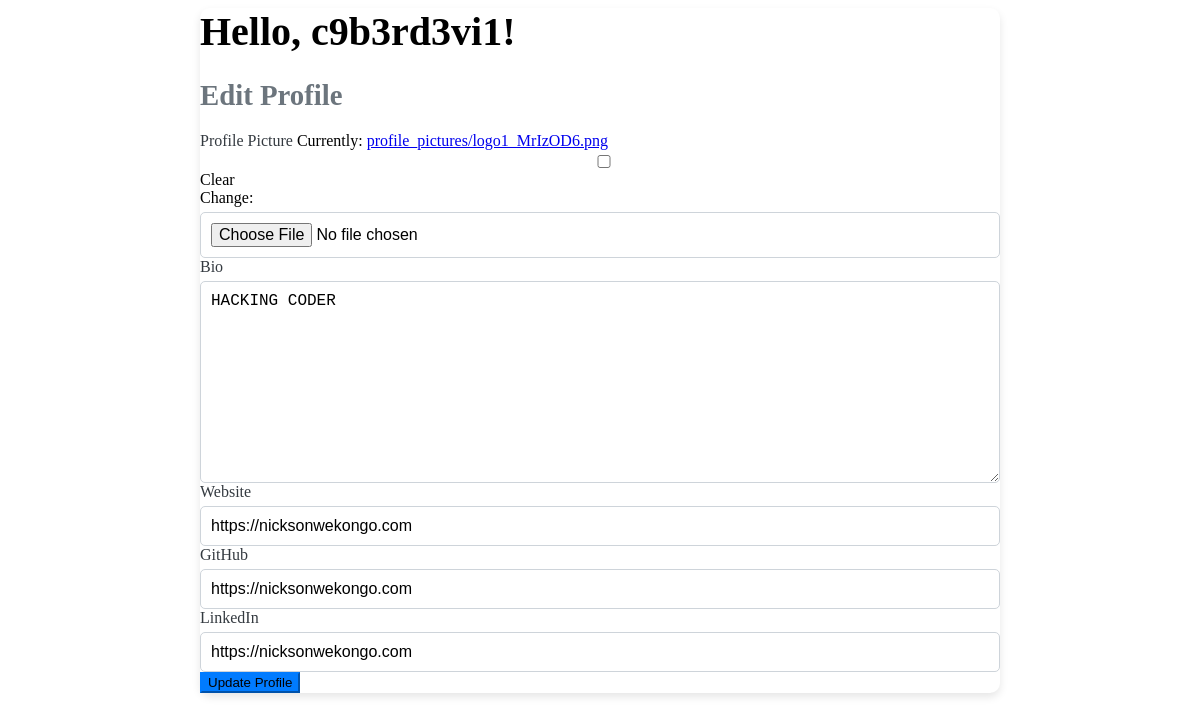
Page /edit-profile/ (signed in) on the earlier database version.
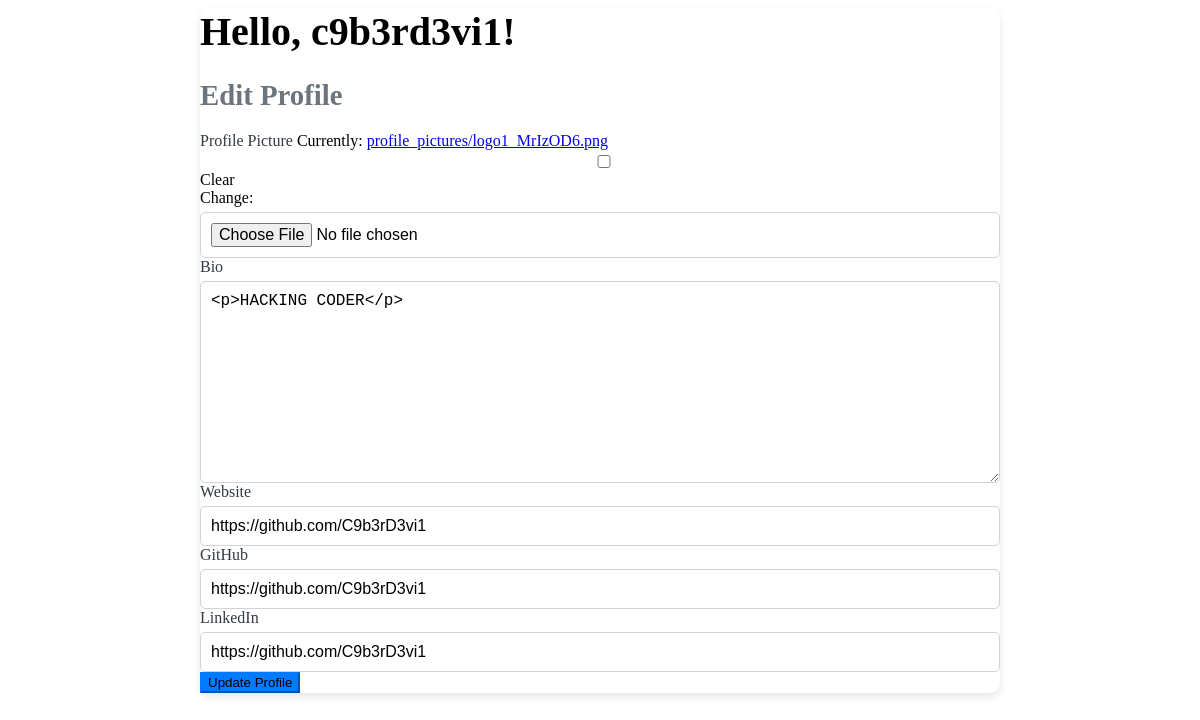
Same page on the later database version.
### coreapp/models.py (models this page shows, shortened)
class Profile(models.Model):
    user = models.OneToOneField(User, on_delete=models.CASCADE)
    bio = RichTextUploadingField(max_length=500, blank=True)
    profile_picture = models.ImageField(upload_to='profile_pictures/', blank=True)
    website = models.URLField(blank=True, validators=[URLValidator()])
    github = models.URLField(blank=True, validators=[URLValidator()])
    linkedin = models.URLField(blank=True, validators=[URLValidator()])

### coreapp/views.py (the view)
# urls.py: path('edit-profile/', views.edit_profile, name='edit_profile'),
@login_required
def edit_profile(request):
    profile, created = Profile.objects.get_or_create(user=request.user)
    if request.method == 'POST':
        form = ProfileForm(request.POST, request.FILES, instance=profile)
        if form.is_valid():
            form.save()
            return redirect('user_profile')
    else:
        form = ProfileForm(instance=profile)
    return render(request, 'edit_profile.html', {'form': form})

### coreapp/forms.py
class ProfileForm(forms.ModelForm):
    class Meta:
        model = Profile
        fields = ['bio', 'profile_picture', 'website', 'github', 'linkedin']

### templates/edit_profile.html (shortened to what this page needs)
{% load static %}
{% block content %}
<head>
    <link rel="stylesheet" href="{% static 'css/edit_profile.css' %}">
</head>
<div class="edit-profile-page container mt-4 shadow-sm p-4 bg-white rounded">
    <h1 class="text-center text-primary">Hello, {{ user.username }}!</h1>
    <h2 class="text-center text-secondary mb-4">Edit Profile</h2>
    <form method="post" enctype="multipart/form-data" class="p-4">
        <div class="mb-4">
            <label for="{{ form.profile_picture.id_for_label }}" class="form-label fw-bold">Profile Picture</label>
            {{ form.profile_picture }}
        </div>
        <div class="mb-4">
            <label for="{{ form.bio.id_for_label }}" class="form-label fw-bold">Bio</label>
            {{ form.bio }}
        </div>
        <div class="mb-4">
            <label for="{{ form.website.id_for_label }}" class="form-label fw-bold">Website</label>
            {{ form.website }}
        </div>
        <div class="mb-4">
            <label for="{{ form.github.id_for_label }}" class="form-label fw-bold">GitHub</label>
            {{ form.github }}
        </div>
        <div class="mb-4">
            <label for="{{ form.linkedin.id_for_label }}" class="form-label fw-bold">LinkedIn</label>
            {{ form.linkedin }}
        </div>
        <div class="text-center">
            <button type="submit" class="btn btn-primary btn-lg px-5">Update Profile</button>
        </div>
    </form>
</div>
{% endblock %}

Differences in the rows shown:
changed Profile: bio "HACKING CODER" → "<p>HACKING CODER</p>"; website "https://nicksonwekongo.com" → "https://github.com/C9b3rD3vi1"; github "https://nicksonwekongo.com" → "https://github.com/C9b3rD3vi1"; linkedin "https://nicksonwekongo.com" → "https://github.com/C9b3rD3vi1"
